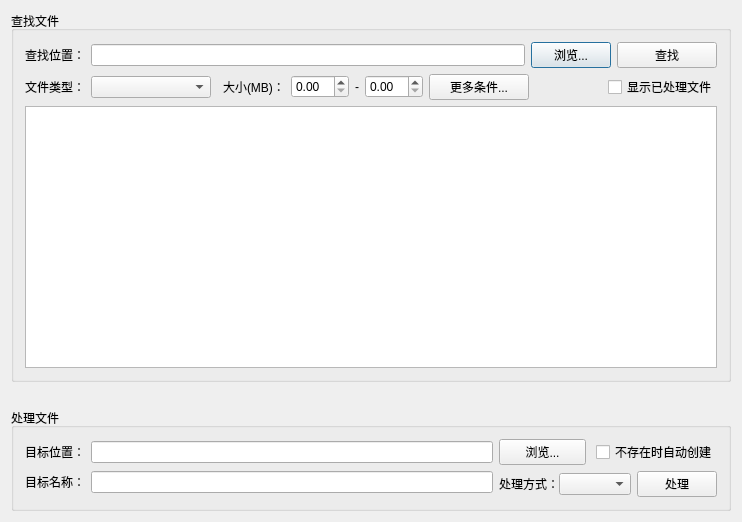
<?xml version="1.0" encoding="UTF-8"?>
<ui version="4.0">
 <class>FileAssistantClass</class>
 <widget class="QDialog" name="FileAssistantClass">
  <property name="geometry">
   <rect>
    <x>0</x>
    <y>0</y>
    <width>742</width>
    <height>522</height>
   </rect>
  </property>
  <property name="windowTitle">
   <string>FileAssistant</string>
  </property>
  <layout class="QVBoxLayout" name="verticalLayout_4">
   <item>
    <widget class="QGroupBox" name="groupBox">
     <property name="title">
      <string>查找文件</string>
     </property>
     <layout class="QVBoxLayout" name="verticalLayout">
      <item>
       <layout class="QHBoxLayout" name="horizontalLayout_8">
        <item>
         <layout class="QHBoxLayout" name="horizontalLayout_3">
          <item>
           <widget class="QLabel" name="label_6">
            <property name="text">
             <string>查找位置：</string>
            </property>
           </widget>
          </item>
          <item>
           <widget class="QLineEdit" name="editLocation1">
            <property name="minimumSize">
             <size>
              <width>120</width>
              <height>0</height>
             </size>
            </property>
           </widget>
          </item>
          <item>
           <widget class="QPushButton" name="btnBowers1">
            <property name="text">
             <string>浏览...</string>
            </property>
           </widget>
          </item>
         </layout>
        </item>
        <item>
         <widget class="QPushButton" name="btnFind">
          <property name="minimumSize">
           <size>
            <width>100</width>
            <height>0</height>
           </size>
          </property>
          <property name="maximumSize">
           <size>
            <width>120</width>
            <height>16777215</height>
           </size>
          </property>
          <property name="text">
           <string>查找</string>
          </property>
         </widget>
        </item>
       </layout>
      </item>
      <item>
       <layout class="QHBoxLayout" name="horizontalLayout_9">
        <item>
         <layout class="QHBoxLayout" name="horizontalLayout_7">
          <property name="spacing">
           <number>12</number>
          </property>
          <item>
           <layout class="QHBoxLayout" name="horizontalLayout">
            <item>
             <widget class="QLabel" name="label">
              <property name="text">
               <string>文件类型：</string>
              </property>
             </widget>
            </item>
            <item>
             <widget class="QComboBox" name="cboFileType">
              <property name="minimumSize">
               <size>
                <width>120</width>
                <height>0</height>
               </size>
              </property>
             </widget>
            </item>
           </layout>
          </item>
          <item>
           <layout class="QHBoxLayout" name="horizontalLayout_2">
            <item>
             <widget class="QLabel" name="label_2">
              <property name="text">
               <string>大小(MB)：</string>
              </property>
             </widget>
            </item>
            <item>
             <widget class="QDoubleSpinBox" name="spinFrom">
              <property name="minimumSize">
               <size>
                <width>58</width>
                <height>0</height>
               </size>
              </property>
             </widget>
            </item>
            <item>
             <widget class="QLabel" name="label_3">
              <property name="text">
               <string>-</string>
              </property>
              <property name="alignment">
               <set>Qt::AlignCenter</set>
              </property>
             </widget>
            </item>
            <item>
             <widget class="QDoubleSpinBox" name="spinTo">
              <property name="minimumSize">
               <size>
                <width>58</width>
                <height>0</height>
               </size>
              </property>
             </widget>
            </item>
           </layout>
          </item>
         </layout>
        </item>
        <item>
         <widget class="QPushButton" name="btnMore">
          <property name="minimumSize">
           <size>
            <width>100</width>
            <height>0</height>
           </size>
          </property>
          <property name="text">
           <string>更多条件...</string>
          </property>
         </widget>
        </item>
        <item>
         <spacer name="horizontalSpacer">
          <property name="orientation">
           <enum>Qt::Horizontal</enum>
          </property>
          <property name="sizeHint" stdset="0">
           <size>
            <width>40</width>
            <height>20</height>
           </size>
          </property>
         </spacer>
        </item>
        <item>
         <widget class="QCheckBox" name="checkBox">
          <property name="minimumSize">
           <size>
            <width>0</width>
            <height>0</height>
           </size>
          </property>
          <property name="maximumSize">
           <size>
            <width>16777215</width>
            <height>16777215</height>
           </size>
          </property>
          <property name="text">
           <string>显示已处理文件</string>
          </property>
          <property name="checkable">
           <bool>true</bool>
          </property>
         </widget>
        </item>
       </layout>
      </item>
      <item>
       <widget class="QTableView" name="tableView"/>
      </item>
     </layout>
    </widget>
   </item>
   <item>
    <widget class="QLabel" name="labelInfo">
     <property name="maximumSize">
      <size>
       <width>16777215</width>
       <height>685</height>
      </size>
     </property>
     <property name="text">
      <string/>
     </property>
    </widget>
   </item>
   <item>
    <widget class="QGroupBox" name="groupBox_2">
     <property name="title">
      <string>处理文件</string>
     </property>
     <layout class="QHBoxLayout" name="horizontalLayout_12">
      <item>
       <layout class="QVBoxLayout" name="verticalLayout_2">
        <item>
         <layout class="QHBoxLayout" name="horizontalLayout_5">
          <item>
           <widget class="QLabel" name="label_5">
            <property name="text">
             <string>目标位置：</string>
            </property>
           </widget>
          </item>
          <item>
           <widget class="QLineEdit" name="editLocation2">
            <property name="minimumSize">
             <size>
              <width>120</width>
              <height>0</height>
             </size>
            </property>
           </widget>
          </item>
         </layout>
        </item>
        <item>
         <layout class="QHBoxLayout" name="horizontalLayout_10">
          <item>
           <widget class="QLabel" name="label_7">
            <property name="text">
             <string>目标名称：</string>
            </property>
           </widget>
          </item>
          <item>
           <widget class="QLineEdit" name="lineEdit"/>
          </item>
         </layout>
        </item>
       </layout>
      </item>
      <item>
       <layout class="QVBoxLayout" name="verticalLayout_3">
        <item>
         <layout class="QHBoxLayout" name="horizontalLayout_6">
          <property name="spacing">
           <number>10</number>
          </property>
          <item>
           <widget class="QPushButton" name="btnBowers2">
            <property name="text">
             <string>浏览...</string>
            </property>
           </widget>
          </item>
          <item>
           <widget class="QCheckBox" name="checkAuto">
            <property name="text">
             <string>不存在时自动创建</string>
            </property>
           </widget>
          </item>
         </layout>
        </item>
        <item>
         <layout class="QHBoxLayout" name="horizontalLayout_11">
          <property name="spacing">
           <number>6</number>
          </property>
          <item>
           <layout class="QHBoxLayout" name="horizontalLayout_4">
            <property name="spacing">
             <number>0</number>
            </property>
            <item>
             <widget class="QLabel" name="label_4">
              <property name="text">
               <string>处理方式：</string>
              </property>
             </widget>
            </item>
            <item>
             <widget class="QComboBox" name="cboDoType">
              <property name="sizePolicy">
               <sizepolicy hsizetype="Fixed" vsizetype="Fixed">
                <horstretch>1</horstretch>
                <verstretch>0</verstretch>
               </sizepolicy>
              </property>
             </widget>
            </item>
           </layout>
          </item>
          <item>
           <widget class="QPushButton" name="btnDo">
            <property name="text">
             <string>处理</string>
            </property>
           </widget>
          </item>
         </layout>
        </item>
       </layout>
      </item>
     </layout>
    </widget>
   </item>
  </layout>
 </widget>
 <layoutdefault spacing="6" margin="11"/>
 <resources>
  <include location="fileassistant.qrc"/>
 </resources>
 <connections/>
</ui>
